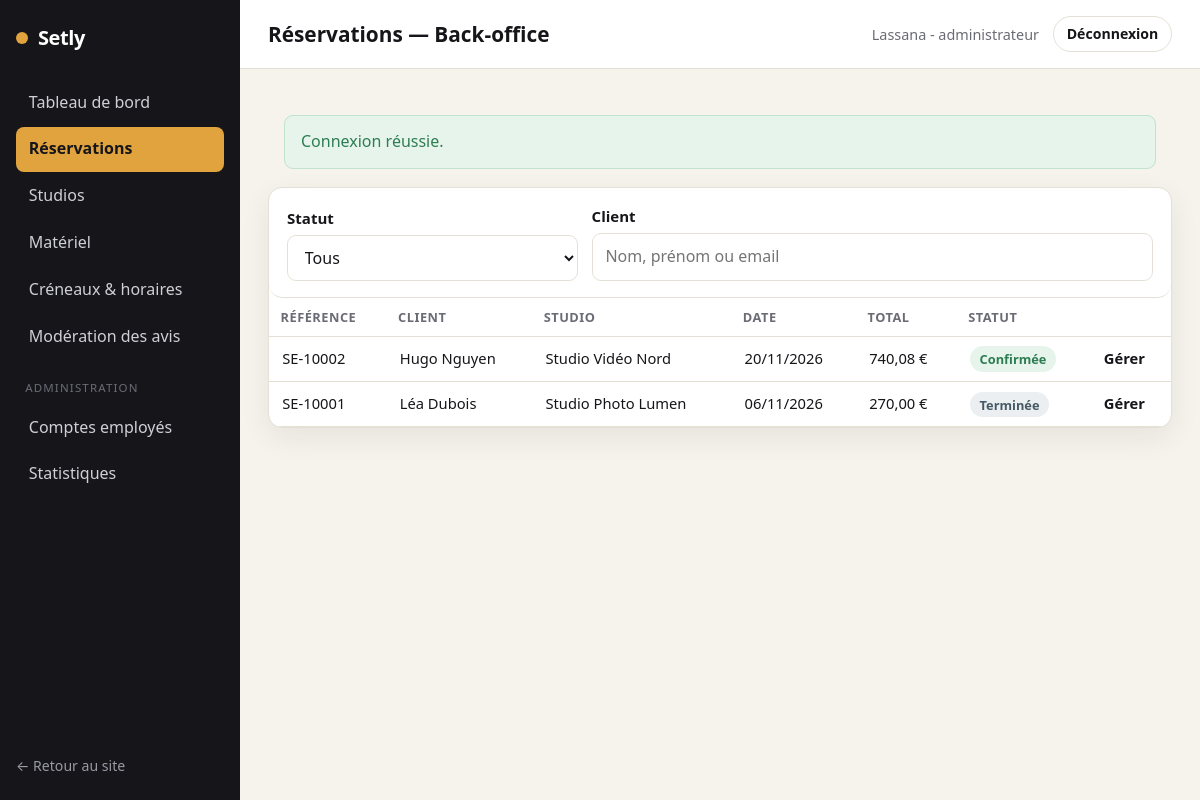
/back-office/reservations (signed in), run on the app's committed database.
### tables this page shows
CREATE TABLE reservation (
    id_reservation      INT AUTO_INCREMENT PRIMARY KEY,
    id_utilisateur      INT NOT NULL,
    id_studio           INT NOT NULL,
    reference           VARCHAR(20) NOT NULL UNIQUE,
    date_tournage       DATE NOT NULL,
    heure_debut         TIME NOT NULL,
    duree_heures        INT NOT NULL,
    nb_personnes        INT NOT NULL,
    mode_retrait        VARCHAR(20) NOT NULL DEFAULT 'sur_place',
    livraison_km        INT NOT NULL DEFAULT 0,
    prix_studio_cents   INT NOT NULL,
    reduction_cents     INT NOT NULL DEFAULT 0,
    prix_materiel_cents INT NOT NULL DEFAULT 0,
    livraison_cents     INT NOT NULL DEFAULT 0,
    total_cents         INT NOT NULL,
    statut              VARCHAR(30) NOT NULL DEFAULT 'en_attente',
    date_creation       DATETIME NOT NULL DEFAULT CURRENT_TIMESTAMP,
    CONSTRAINT fk_resa_utilisateur FOREIGN KEY (id_utilisateur) REFERENCES utilisateur(id_utilisateur),
    CONSTRAINT fk_resa_studio      FOREIGN KEY (id_studio)      REFERENCES studio(id_studio),
    CONSTRAINT chk_statut CHECK (statut IN
        ('en_attente','confirmee','en_preparation','en_cours','terminee','annulee','attente_retour_materiel'))
);

CREATE TABLE utilisateur (
    id_utilisateur     INT AUTO_INCREMENT PRIMARY KEY,
    id_role            INT NOT NULL,
    nom                VARCHAR(80)  NOT NULL,
    prenom             VARCHAR(80)  NOT NULL,
    email              VARCHAR(180) NOT NULL UNIQUE,
    mot_de_passe_hash  VARCHAR(255) NOT NULL,
    telephone          VARCHAR(20),
    email_verifie      TINYINT(1) NOT NULL DEFAULT 0,
    actif              TINYINT(1) NOT NULL DEFAULT 1,
    date_creation      DATETIME NOT NULL DEFAULT CURRENT_TIMESTAMP,
    CONSTRAINT fk_utilisateur_role FOREIGN KEY (id_role) REFERENCES role(id_role)
);

CREATE TABLE studio (
    id_studio           INT AUTO_INCREMENT PRIMARY KEY,
    id_type             INT NOT NULL,
    nom                 VARCHAR(120) NOT NULL,
    description         TEXT,
    capacite            INT NOT NULL,
    surface_m2          INT,
    tarif_horaire_cents INT NOT NULL,
    duree_min_heures    INT NOT NULL DEFAULT 2,
    conditions          TEXT,
    actif               TINYINT(1) NOT NULL DEFAULT 1,
    CONSTRAINT fk_studio_type FOREIGN KEY (id_type) REFERENCES type_studio(id_type)
);

### src/Controller/Controller.php (called while the page is built, shortened)
<?php
abstract class Controller
{
    protected function view(string $template, array $data = [], string $layout = 'layouts/main'): void
    {
        View::render($template, $data, $layout);
    }
}

### src/Controller/EmployeController.php (called while the page is built, shortened)
<?php
final class EmployeController extends Controller
{
    public function reservations(Request $request): void
    {
        $filters = [
            'statut' => (string) $request->query('statut', ''),
            'client' => (string) $request->query('client', ''),
        ];
        $this->view('backoffice/reservations', [
            'title'        => 'Réservations — Back-office',
            'reservations' => Reservation::all($filters),
            'statuts'      => ReservationService::LABELS,
            'filters'      => $filters,
        ], 'layouts/backoffice');
    }
}

### public/index.php (called while the page is built, shortened)
<?php
require __DIR__ . '/../src/bootstrap.php';
$routes = require __DIR__ . '/../config/routes.php';
$router = new Router($routes);
$router->dispatch(
    $_SERVER['REQUEST_METHOD'],
    parse_url($_SERVER['REQUEST_URI'], PHP_URL_PATH) ?: '/'
);

### src/bootstrap.php (called while the page is built, shortened)
<?php
spl_autoload_register(static function (string $class): void {
    $prefix  = 'App\\';
    $baseDir = __DIR__ . '/';
    $relative = substr($class, strlen($prefix));
    $file     = $baseDir . str_replace('\\', '/', $relative) . '.php';
});
App\Core\Config::load(require __DIR__ . '/../config/config.php');
require __DIR__ . '/helpers.php';

### src/Core/Config.php (called while the page is built, shortened)
<?php
final class Config
{
    private static array $items = [];
    public static function load(array $items): void
    {
        self::$items = $items;
    }
    public static function get(string $key, mixed $default = null): mixed
    {
        $segments = explode('.', $key);
        $value    = self::$items;
        foreach ($segments as $segment) {
            if (is_array($value) && array_key_exists($segment, $value)) {
                $value = $value[$segment];
            } else {
                return $default;
            }
        }
        return $value;
    }
}

### src/Core/Database.php (called while the page is built, shortened)
<?php
final class Database
{
    private static ?PDO $pdo = null;
    public static function connection(): PDO
    {
        $host = Config::get('db.host');
        $port = Config::get('db.port');
        $name = Config::get('db.name');
        $dsn  = "mysql:host={$host};port={$port};dbname={$name};charset=utf8mb4";
        $options = [
            PDO::ATTR_ERRMODE            => PDO::ERRMODE_EXCEPTION,
            PDO::ATTR_DEFAULT_FETCH_MODE => PDO::FETCH_ASSOC,
            PDO::ATTR_EMULATE_PREPARES   => false,
        ];
        $ca = (string) Config::get('db.ssl_ca');
        try {
            self::$pdo = new PDO($dsn, Config::get('db.user'), Config::get('db.pass'), $options);
        } catch (PDOException $e) {
            http_response_code(500);
            exit('Connexion à la base de données impossible.');
        }
        return self::$pdo;
    }
}

### src/Model/Reservation.php (called while the page is built, shortened)
<?php
final class Reservation
{
    public static function all(array $filters = []): array
    {
        $sql = "SELECT r.*, s.nom AS studio_nom,
                       u.nom AS client_nom, u.prenom AS client_prenom
                FROM reservation r
                JOIN studio s ON s.id_studio = r.id_studio
                JOIN utilisateur u ON u.id_utilisateur = r.id_utilisateur
                WHERE 1=1";
        $params = [];
        $sql .= " ORDER BY r.date_creation DESC";
        $stmt = Database::connection()->prepare($sql);
        $stmt->execute($params);
        return $stmt->fetchAll();
    }
}

### src/Core/Security.php (called while the page is built, shortened)
<?php
final class Security
{
    public static function e(?string $value): string
    {
        return htmlspecialchars((string) $value, ENT_QUOTES, 'UTF-8');
    }
}

### src/helpers.php (called while the page is built, shortened)
<?php
if (!function_exists('e')) {
    function e(?string $value): string
    {
        return Security::e($value);
    }
}
if (!function_exists('price')) {
    function price(int $cents): string
    {
        return TarifService::format($cents);
    }
}

### src/Service/TarifService.php (called while the page is built, shortened)
<?php
final class TarifService
{
    public static function format(int $cents): string
    {
        return number_format($cents / 100, 2, ',', ' ') . ' €';
    }
}

### src/Service/ReservationService.php (called while the page is built, shortened)
<?php
final class ReservationService
{
    public static function statutLabel(string $statut): string
    {
        return self::LABELS[$statut] ?? $statut;
    }
}

### views/backoffice/_reservations_rows.php (the view, shortened to what this page needs)
<table class="table">
    <thead>
        <tr><th>Référence</th><th>Client</th><th>Studio</th><th>Date</th><th>Total</th><th>Statut</th><th></th></tr>
    </thead>
    <tbody>
        <?php if (!$reservations): ?>
            <tr><td colspan="7" class="empty">Aucune réservation ne correspond à ces filtres.</td></tr>
        <?php else: ?>
            <?php foreach ($reservations as $r): ?>
                <tr>
                    <td><?= e($r['reference']) ?></td>
                    <td><?= e($r['client_prenom'] . ' ' . $r['client_nom']) ?></td>
                    <td><?= e($r['studio_nom']) ?></td>
                    <td><?= e(date('d/m/Y', strtotime($r['date_tournage']))) ?></td>
                    <td><?= price((int) $r['total_cents']) ?></td>
                    <td><span class="status status--<?= e($r['statut']) ?>"><?= e(ReservationService::statutLabel($r['statut'])) ?></span></td>
                    <td><a class="link-more" href="/back-office/reservation/<?= (int) $r['id_reservation'] ?>">Gérer</a></td>
                </tr>
            <?php endforeach; ?>
        <?php endif; ?>
    </tbody>
</table>

### src/Core/Router.php (shortened to what this page needs)
<?php
final class Router
{
    public function dispatch(string $method, string $path): void
    {
        $path = rtrim($path, '/') ?: '/';
        foreach ($this->routes as [$routeMethod, $routePath, $handler, $access]) {
            if ($routeMethod !== $method) {
                continue;
            }
            $pattern = $this->toRegex($routePath);
            if (preg_match($pattern, $path, $matches)) {
                $params = array_filter(
                    $matches,
                    static fn ($k) => !is_int($k),
                    ARRAY_FILTER_USE_KEY
                );
                [$class, $action] = explode('@', $handler);
                $controller = new $fqcn();
                $controller->$action(new Request(), ...array_values($params));
                return;
            }
        }
    }
    private function toRegex(string $path): string
    {
        $regex = preg_replace('#\{([a-zA-Z_]+)\}#', '(?P<$1>[^/]+)', $path);
        return '#^' . $regex . '$#';
    }
}

### public/assets/css/style.css (style rules this page uses)
:root { --ink: #16161a; --ink-soft: #3a3a42; --muted: #6b6b76; --line: #e4e0d6; --bg: #ffffff; --bg-soft: #f6f3ec; --gold: #e0a33d; --gold-dark: #c4862a; --danger: #c0392b; --success: #2e7d52; --radius: 14px; --radius-sm: 9px; --shadow: 0 10px 30px rgba(22, 22, 26, 0.07); --maxw: 1140px; --font: "Segoe UI", system-ui, -apple-system, Roboto, Helvetica, Arial, sans-serif; }
* { box-sizing: border-box; }
html { scroll-behavior: smooth; }
body { margin: 0; font-family: var(--font); color: var(--ink); background: var(--bg); line-height: 1.6; -webkit-font-smoothing: antialiased; }
a { color: var(--ink); text-decoration-color: var(--gold); text-underline-offset: 3px; }
.link-more { font-weight: 600; text-decoration: none; }
.status { font-size: .8rem; font-weight: 700; padding: .3em .75em; border-radius: 999px; white-space: nowrap; }
.status--confirmee { background: #e6f4ec; color: var(--success); }
.status--terminee { background: #eceff1; color: #455a64; }
.bo { background: var(--bg-soft); }
.table { width: 100%; border-collapse: collapse; }
.table th, .table td { text-align: left; padding: .7em .9em; border-bottom: 1px solid var(--line); font-size: .92rem; }
.table th { font-size: .8rem; text-transform: uppercase; letter-spacing: .04em; color: var(--muted); }

### data on the page
reservation: reference "SE-10002", id_utilisateur.nom "Hugo Nguyen", id_studio.nom "Studio Vidéo Nord", date_tournage "20/11/2026", total_cents "740,08 €", statut "Confirmée"
reservation: reference "SE-10001", id_utilisateur.nom "Léa Dubois", id_studio.nom "Studio Photo Lumen", date_tournage "06/11/2026", total_cents "270,00 €", statut "Terminée"

### other printed values
$f['message'] "Connexion réussie."
